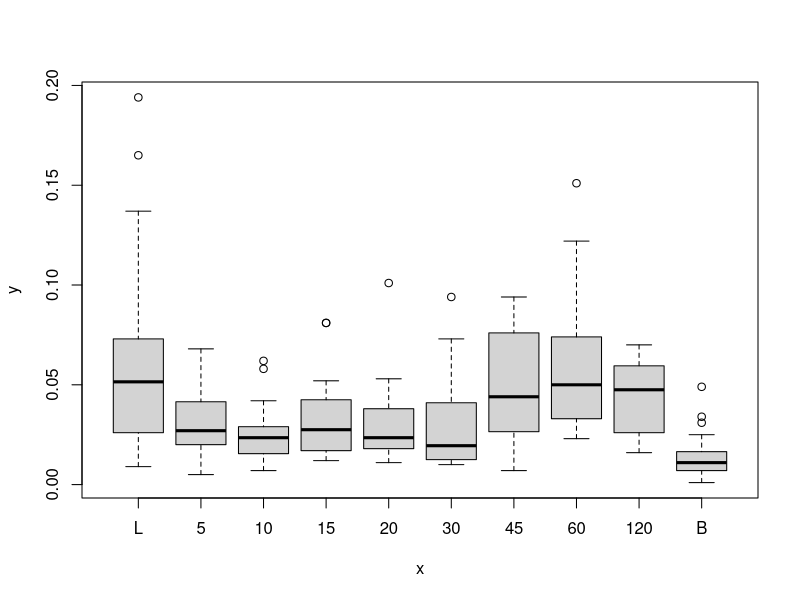
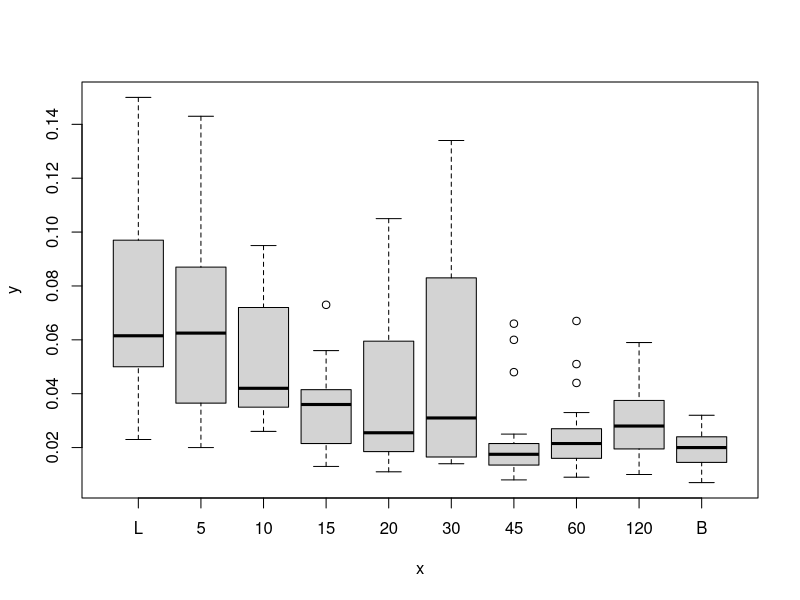
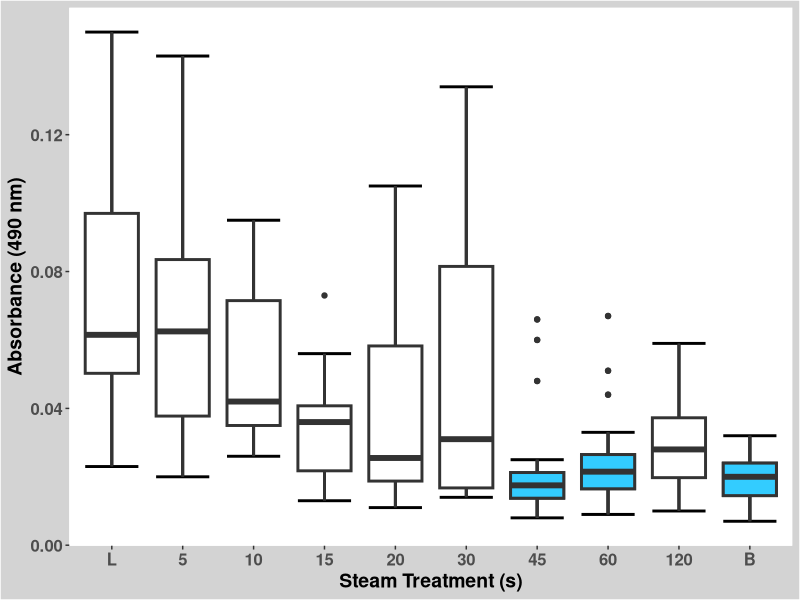
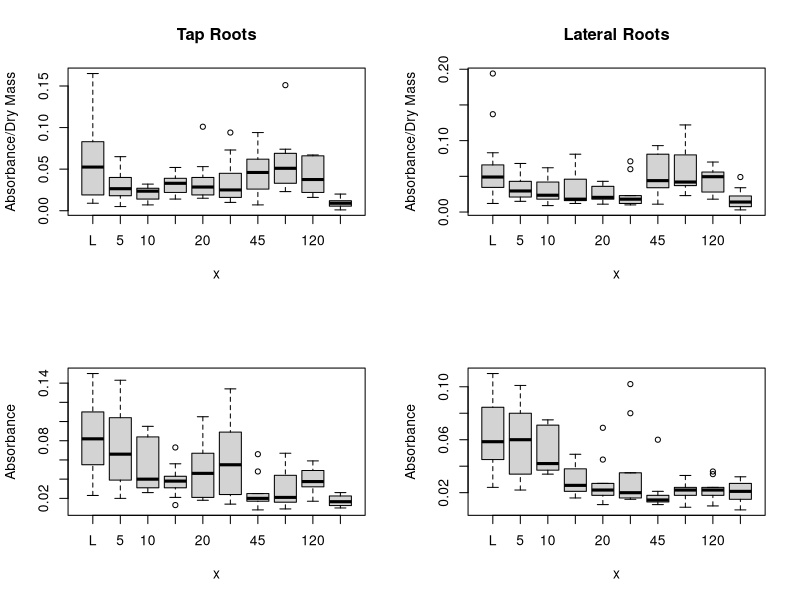
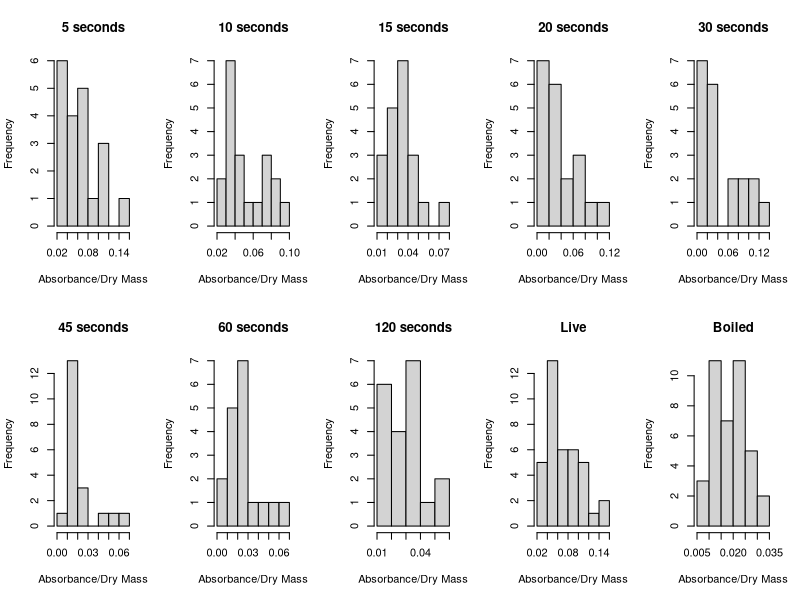
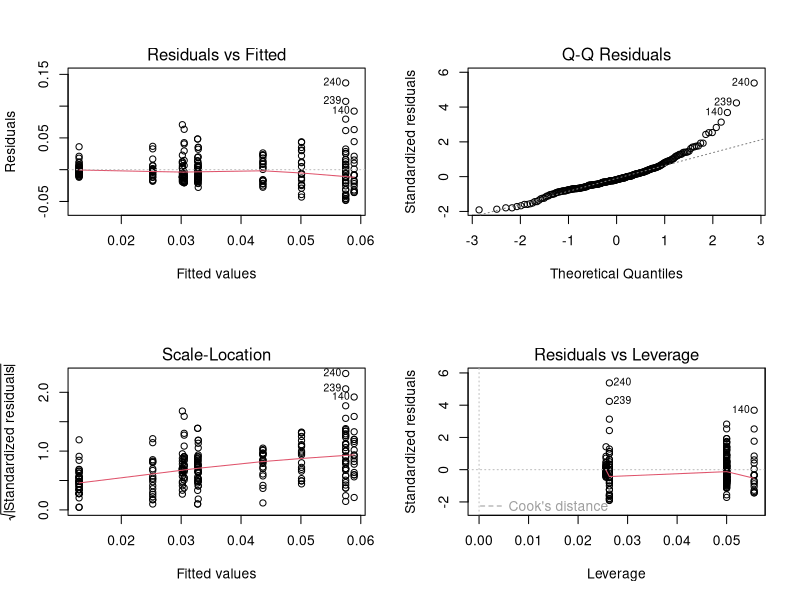
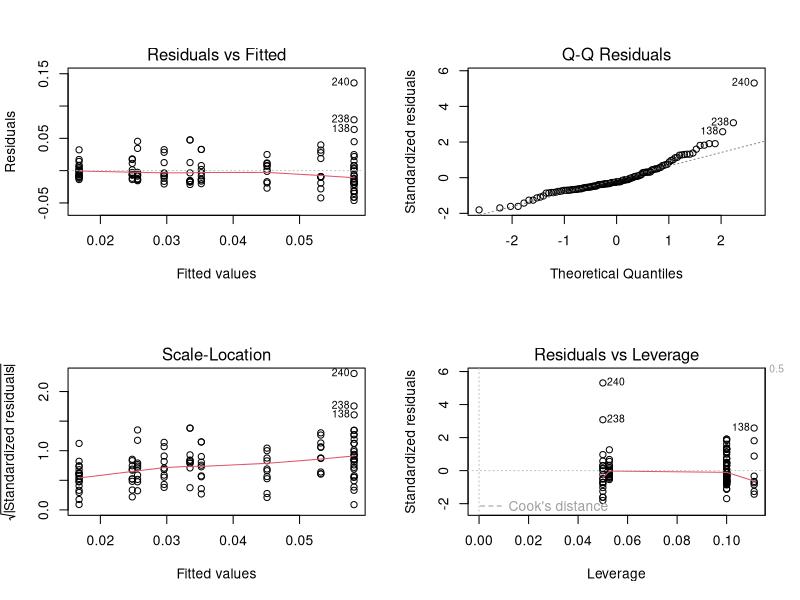
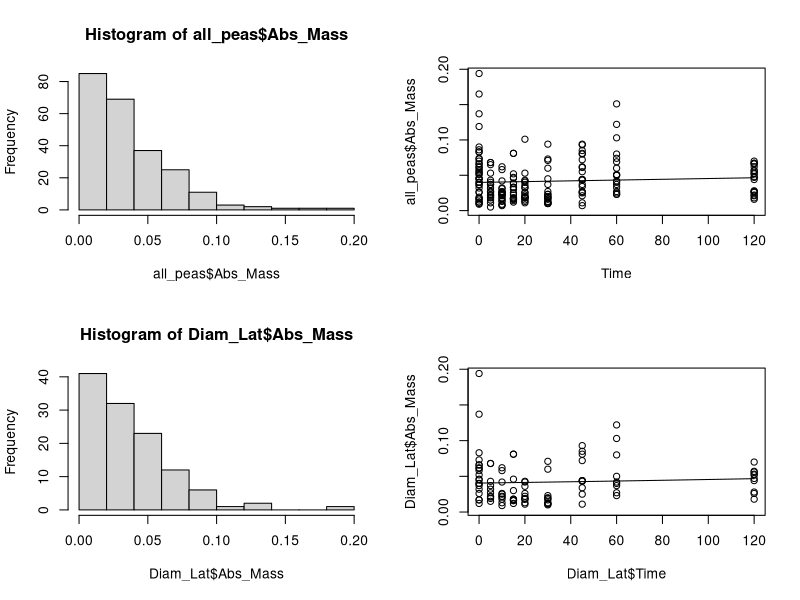

Write R code to recreate these figures, in order.
## ---- chunk 1
knitr::opts_chunk$set(echo = TRUE)
## ---- chunk 2
#Call necessary libraries
library(ggplot2)
library(car)
library(lme4)
## ---- chunk 3
#Read in csv file and delete empty columns
all_peas = read.csv(file = "./data/FinalDataPeas.csv", header = TRUE)

head(all_peas)
all_peas = all_peas[,-c(14:19)]
colnames(all_peas)
nrow(all_peas)

#Remove rows of samples eliminated because of mistakes in experiment
Sample = match("Smp",colnames(all_peas))
Plant_id = match("Plant", colnames(all_peas))

for(i in nrow(all_peas):1) {
    if(all_peas[i,Sample] == 90 | 
       all_peas[i,Sample] == 91 | 
       all_peas[i,Sample] == 177|
      all_peas[i,Plant_id] == 82) {
          all_peas = all_peas[-i,]
    }
}

nrow(all_peas)
## ---- chunk 4
#Order Treatments
all_peas$Trmt = factor(all_peas$Trmt, 
                       levels = c('L', '5', '10', '15', '20', 
                                  '30', '45', '60', '120', 'B'))

#Create Numeric Treatments Column for Regressions
all_peas$Time = ifelse(all_peas$Trmt == 'L', 0, ifelse(all_peas$Trmt == 'B', NA, as.numeric(as.character(all_peas$Trmt))))

head(all_peas)
## ---- chunk 5
#Subset Data by Treatment
Trmt_5 = subset(all_peas, all_peas$Trmt == '5')
nrow(Trmt_5)

Trmt_10 = subset(all_peas, all_peas$Trmt == '10')
Trmt_15 = subset(all_peas, all_peas$Trmt == '15')
Trmt_20 = subset(all_peas, all_peas$Trmt == '20')
Trmt_30 = subset(all_peas, all_peas$Trmt == '30')
Trmt_45 = subset(all_peas, all_peas$Trmt == '45')
Trmt_60 = subset(all_peas, all_peas$Trmt == '60')
Trmt_120 = subset(all_peas, all_peas$Trmt == '120')
Trmt_L = subset(all_peas, all_peas$Trmt == 'L')
Trmt_B = subset(all_peas, all_peas$Trmt == 'B')
## ---- chunk 6
#Plot all data by treatment
all_boxplot = plot(all_peas$Trmt, all_peas$Abs_Mass)
## ---- chunk 7
#Check to see if dividing out the mass caused increase in 45-120
plot(all_peas$Trmt, all_peas$Abs_Blk)
## ---- chunk 8

ggplot(all_peas, aes(x = Trmt, y = Abs_Blk)) + 
  stat_boxplot(geom = 'errorbar', lwd =1) + 
  geom_boxplot(lwd = 1) + 
  theme(panel.grid.major = element_blank(), panel.grid.minor = element_blank(), 
          panel.background = element_rect(fill = "white", colour = "white"), 
          plot.background = element_rect(fill = "lightgray"), legend.position="hidden") +
  xlab("Steam Treatment (s)") +
  ylab("Absorbance (490 nm)") +
  theme(axis.text = element_text(face = "bold", size = 12), 
          axis.title = element_text(face = "bold", size = 14)) +
  geom_boxplot(data=all_peas[all_peas$Trmt=="B",], aes(x = Trmt, y = Abs_Blk),
               fill="#33CCFF", lwd = 1) +
  geom_boxplot(data=all_peas[all_peas$Trmt=="45",], aes(x = Trmt, y = Abs_Blk),
               fill="#33CCFF", lwd = 1) +
  geom_boxplot(data=all_peas[all_peas$Trmt=="60",], aes(x = Trmt, y = Abs_Blk),
               fill="#33CCFF", lwd = 1)
  
  
## ---- chunk 9
#Subset data by Tap Roots and Lateral Roots
Diam_Tap = subset(all_peas, all_peas$Tap_Lat == "Tap")
Diam_Lat = subset(all_peas, all_peas$Tap_Lat == "Lat")

nrow(Diam_Tap)
nrow(Diam_Lat)
## ---- chunk 10
#Plot Data by Taps and Lats (With and Without Mass Correction)
par(mfrow = c(2,2))
plot(Diam_Tap$Trmt, Diam_Tap$Abs_Mass, main = "Tap Roots", ylab = "Absorbance/Dry Mass")
plot(Diam_Lat$Trmt, Diam_Lat$Abs_Mass, main = "Lateral Roots", ylab = "Absorbance/Dry Mass")
plot(Diam_Tap$Trmt, Diam_Tap$Abs_Blk, ylab = "Absorbance")
plot(Diam_Lat$Trmt, Diam_Lat$Abs_Blk, ylab = "Absorbance")
## ---- chunk 11
#Check distribution of data
par(mfrow = c(2,5))

hist(Trmt_5$Abs_Blk, main = "5 seconds", xlab = "Absorbance/Dry Mass")
hist(Trmt_10$Abs_Blk, main = "10 seconds", xlab = "Absorbance/Dry Mass")
hist(Trmt_15$Abs_Blk, main = "15 seconds", xlab = "Absorbance/Dry Mass")
hist(Trmt_20$Abs_Blk, main = "20 seconds", xlab = "Absorbance/Dry Mass")
hist(Trmt_30$Abs_Blk, main = "30 seconds", xlab = "Absorbance/Dry Mass")
hist(Trmt_45$Abs_Blk, main = "45 seconds", xlab = "Absorbance/Dry Mass")
hist(Trmt_60$Abs_Blk, main = "60 seconds", xlab = "Absorbance/Dry Mass")
hist(Trmt_120$Abs_Blk, main = "120 seconds", xlab = "Absorbance/Dry Mass")
hist(Trmt_L$Abs_Blk, main = "Live", xlab = "Absorbance/Dry Mass")
hist(Trmt_B$Abs_Blk, main = "Boiled", xlab = "Absorbance/Dry Mass")

## ---- chunk 12
all_peas$Trmt = factor(all_peas$Trmt, levels = c('B', 'L', '5', '10', '15', '20', '30', '45', '60', '120'))
contrasts(all_peas$Trmt) 
all_trmt_model = lm(Abs_Mass ~ Trmt, data = all_peas)

summary(all_trmt_model)
Anova(all_trmt_model, type =3)

par(mfrow = c(2,2))
plot(all_trmt_model)
## ---- chunk 13
all_peas$Trmt = factor(all_peas$Trmt, levels = c('B', 'L', '5', '10', '15', '20', '30', '45', '60', '120'))
contrasts(all_peas$Trmt) 
all_trmt_glm = glm(Abs_Mass ~ Trmt, data = all_peas, family = Gamma())

summary(all_trmt_glm)
Anova(all_trmt_glm, type =3)
## ---- chunk 14
for(i in nrow(all_peas):1) {
    if(all_peas[i,Plant_id] == 82) {
          all_peas = all_peas[-i,]
    }
}

all_peas$Trmt = factor(all_peas$Trmt, levels = c('B', 'L', '5', '10', '15', '20', '30', '45', '60', '120'))
contrasts(all_peas$Trmt) 
nomass_trmt_glm = glm(Abs_Blk ~ Trmt, data = all_peas, family = Gamma())

summary(nomass_trmt_glm)
Anova(nomass_trmt_glm, type =3)
## ---- chunk 15
Diam_Lat$Trmt = factor(Diam_Lat$Trmt, levels = c('B', 'L', '5', '10', '15', '20', '30', '45', '60', '120'))
contrasts(Diam_Lat$Trmt) 
lat_trmt_model = lm(Abs_Mass ~ Trmt, data = Diam_Lat)

summary(lat_trmt_model)
Anova(lat_trmt_model, type =3)

par(mfrow = c(2,2))
plot(lat_trmt_model)
## ---- chunk 16
#Check shape of data
hist(all_peas$Abs_Mass)

#Try regression model
all_time_gamma = glm(Abs_Mass ~ Time, data = all_peas)
summary(all_time_gamma)
## ---- chunk 17
all_time_binomial = glm(Abs_Mass ~ Time, data = all_peas, family = binomial())
summary(all_time_binomial)
## ---- chunk 18
all_time_gaussian = glm(Abs_Mass ~ Time, data = all_peas, family = gaussian())
summary(all_time_gaussian)
## ---- chunk 19
anova(all_time_gamma, all_time_gaussian, all_time_binomial)
## ---- chunk 20
all_gamma_predict <- data.frame(Time=seq(0,120,5))
gamma_curve <- predict(all_time_gamma,newdata=all_gamma_predict,type="response")
plot(all_peas$Abs_Mass~ Time, data=all_peas)
lines(gamma_curve~Time, data = all_gamma_predict)
## ---- chunk 21
#Check lateral root data shape
hist(Diam_Lat$Abs_Mass)

#Try regression model on lateral roots only
lat_time_model = glm(Abs_Mass ~ Time, data = Diam_Lat, family = Gamma)
summary(lat_time_model)

## ---- chunk 22
lat_gamma_predict <- data.frame(Time=seq(0,120,5))
gamma_curve_lat <- predict(lat_time_model,newdata=lat_gamma_predict,type="response")
plot(Diam_Lat$Abs_Mass~ Diam_Lat$Time)
lines(gamma_curve_lat~Time, data = lat_gamma_predict)
## ---- chunk 23
nomass_time_gamma = glm(Abs_Blk ~ Time, data = all_peas, family = Gamma())

summary(nomass_time_gamma)

## ---- chunk 24
nomass_gamma_predict <- data.frame(Time=seq(0,120,5))
gamma_curve <- predict(nomass_time_gamma,newdata=nomass_gamma_predict,type="response")
plot(all_peas$Abs_Blk~ Time, data=all_peas)
lines(gamma_curve~Time, data = nomass_gamma_predict)
## ---- chunk 25
#Plot Absorbance by Diameter for each treatment
par(mfrow = c(2,5))
plot(Abs_Mass ~ Diam, data = Trmt_L, main = "Live", xlab = "Diameter (mm)", ylab = "Absorbance/Dry Mass")
plot(Abs_Mass ~ Diam, data = Trmt_5, main = "5 seconds", xlab = "Diameter (mm)", ylab = "Absorbance/Dry Mass")
plot(Abs_Mass ~ Diam, data = Trmt_10, main = "10 seconds", xlab = "Diameter (mm)", ylab = "Absorbance/Dry Mass")
plot(Abs_Mass ~ Diam, data = Trmt_15, main = "15 seconds", xlab = "Diameter (mm)", ylab = "Absorbance/Dry Mass")
plot(Abs_Mass ~ Diam, data = Trmt_20, main = "20 seconds", xlab = "Diameter (mm)", ylab = "Absorbance/Dry Mass")
plot(Abs_Mass ~ Diam, data = Trmt_30, main = "30 seconds", xlab = "Diameter (mm)", ylab = "Absorbance/Dry Mass")
plot(Abs_Mass ~ Diam, data = Trmt_45, main = "45 seconds", xlab = "Diameter (mm)", ylab = "Absorbance/Dry Mass")
plot(Abs_Mass ~ Diam, data = Trmt_60, main = "60 seconds", xlab = "Diameter (mm)", ylab = "Absorbance/Dry Mass")
plot(Abs_Mass ~ Diam, data = Trmt_120, main = "120 seconds", xlab = "Diameter (mm)", ylab = "Absorbance/Dry Mass")
plot(Abs_Mass ~ Diam, data = Trmt_B, main = "Boiled", xlab = "Diameter (mm)", ylab = "Absorbance/Dry Mass")
## ---- chunk 26

boxplot(all_peas$Abs_Mass~ all_peas$Plant)

all_peas$Plant = as.factor(all_peas$Plant)
plant_model = lm(Abs_Mass~ Plant + Trmt, data = all_peas)
Anova(plant_model)

head(all_peas)
## ---- chunk 27
par(mfrow = c(2,5))
boxplot(Abs_Blk~ Plant, data = Trmt_5, main = "5 seconds")
boxplot(Abs_Blk~ Plant, data = Trmt_10, main = "10 seconds")
boxplot(Abs_Blk~ Plant, data = Trmt_15, main = "15 seconds")
boxplot(Abs_Blk~ Plant, data = Trmt_20, main = "20 seconds")
boxplot(Abs_Blk~ Plant, data = Trmt_30, main = "30 seconds")
boxplot(Abs_Blk~ Plant, data = Trmt_45, main = "45 seconds")
boxplot(Abs_Blk~ Plant, data = Trmt_60, main = "60 seconds")
boxplot(Abs_Blk~ Plant, data = Trmt_120, main = "120 seconds")
boxplot(Abs_Blk~ Plant, data = Trmt_L, main = "Live")
boxplot(Abs_Blk~ Plant, data = Trmt_B, main = "Boiled")
## ---- chunk 28
Live_plant_model =  lm(Abs_Blk~ Plant, data = Trmt_L)
summary(Live_plant_model)

Boiled_plant_model = lm(Abs_Blk~ Plant, data = Trmt_B)
summary(Boiled_plant_model)

plant_model_5 = lm(Abs_Blk~ Plant, data = Trmt_5)
summary(plant_model_5)

plant_model_10 = lm(Abs_Blk~ Plant, data = Trmt_10)
summary(plant_model_10)

plant_model_15 = lm(Abs_Blk~ Plant, data = Trmt_15)
summary(plant_model_15)

plant_model_20 = lm(Abs_Blk~ Plant, data = Trmt_20)
summary(plant_model_20)

plant_model_30 = lm(Abs_Blk~ Plant, data = Trmt_30)
summary(plant_model_30)

plant_model_45 = lm(Abs_Blk~ Plant, data = Trmt_45)
summary(plant_model_45)

plant_model_60 = lm(Abs_Blk~ Plant, data = Trmt_60)
summary(plant_model_60)

plant_model_120 = lm(Abs_Blk~ Plant, data = Trmt_120)
summary(plant_model_120)

## ---- chunk 29
#Remove NAs to make mixed effect model
peas_noboiled = all_peas

Treatment = match("Trmt",colnames(all_peas))

for(i in nrow(all_peas):1) {
    if(all_peas[i,Treatment] == "B") {
          peas_noboiled = peas_noboiled[-i,]
    }
}

nrow(peas_noboiled)

#Make mixed model of time removing plant and diameter
mixed_model = glmer(Abs_Blk~ Time + (1|Plant) + (1|Diam), family = Gamma, data = peas_noboiled)
summary(mixed_model)

## ---- chunk 30
#get fitted values from the model and mean of boiled controls
peas_noboiled$fit = fitted(mixed_model)

boil_mean = mean(Trmt_B$Abs_Blk)
 
## ---- chunk 31
#Make mixed plot
pdf('./figs/mixed_model_plot.pdf')
Mixed_model_plot = ggplot(peas_noboiled,aes(x=Time,y=Abs_Blk)) +
    geom_point(size = 2.5, shape = 19) + 
    xlab("Steam Time (s)") +
    ylab("Absorbance (490 nm)") +
    theme(axis.text = element_text(face = "bold", size = 12), 
          axis.title = element_text(face = "bold", size = 14)) +
    geom_smooth(aes(y=peas_noboiled$fit), color = "#33CCFF", size = 1.5, 
               method="glm",se=FALSE,method.args = list(family = "Gamma")) +
    geom_hline(aes(yintercept = boil_mean), color = "#999999", 
               linetype = "dashed", size = 1.5) +
    theme(panel.grid.major = element_blank(), panel.grid.minor = element_blank(), panel.background = element_rect(fill = "white", colour = "white"), plot.background = element_rect(fill = "lightgray"))

Mixed_model_plot
## ---- chunk 32
Mixed_model_plot
## ---- chunk 33
#Make plot of diameters
pdf('./figs/diam_plot.pdf')
diam_plot = ggplot(all_peas, aes(x=Diam, y=Abs_Blk, color=Trmt)) +
    geom_point()  + 
    stat_smooth(method=glm,method.args = list(family = "Gamma"), se=FALSE) +
    facet_wrap(~ Trmt, nrow = 3) + 
    theme(panel.grid.major = element_blank(), panel.grid.minor = element_blank(), 
          panel.background = element_rect(fill = "white", colour = "white"), 
          plot.background = element_rect(fill = "lightgray"), legend.position="hidden") +
    xlab("Diameter (mm)") +
    ylab("Absorbance (490 nm)") +
    theme(axis.title = element_text(face = "bold", size = 14))
diam_plot
## ---- chunk 34
diam_plot
